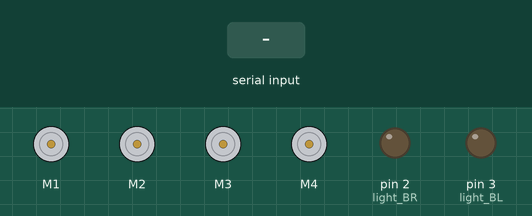
Recording of a sketch running on a simulated Arduino Uno, built with avr-gcc and run on an emulated ATmega328P. On the bench: 4 × DC motor (green arrow = forward, orange = backward, longer = faster), output pins drawn as LEDs (lit = HIGH). Inputs (shaded band) come from the test bench.

Above: at 1.2 s.
1.3 s: "F" received over Serial
At 2.5 s:
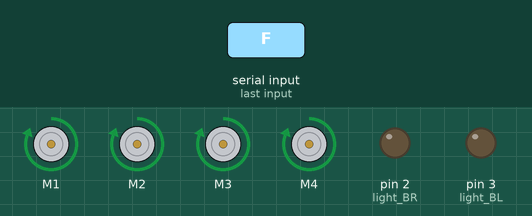
2.8 s: "B" received over Serial
At 3.7 s:
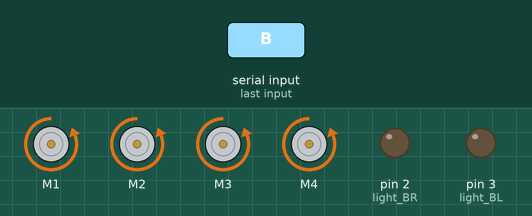
4.3 s: "L" received over Serial
At 4.8 s:
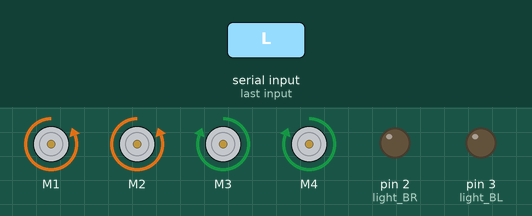
5.8 s: "R" received over Serial
At 7.0 s:
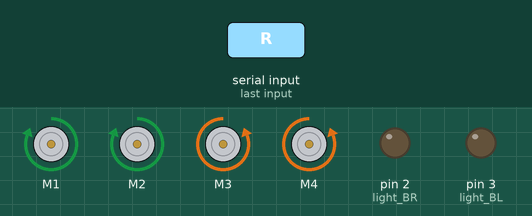
7.3 s: "W" received over Serial
At 8.3 s:
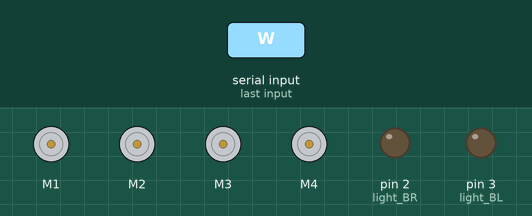
Timing chart, 0 to 9.8 s (numbered marks = the images above; inputs shaded):
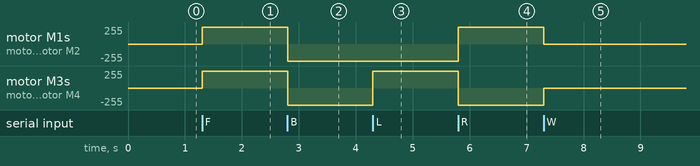

Measured:
- after the input at 1.3 s, motor M1–4: stopped → forward 255/255 at once
- after the input at 2.8 s, motor M1–4: forward 255/255 → backward 255/255 at once
- after the input at 4.3 s, motor M3, motor M4: backward 255/255 → forward 255/255 at once
- after the input at 5.8 s, motor M1, motor M2: backward 255/255 → forward 255/255 at once; motor M3, motor M4: forward 255/255 → backward 255/255 at once
- after the input at 7.3 s, motor M1, motor M2: forward 255/255 → stopped at once; motor M3, motor M4: backward 255/255 → stopped at once

The sketch:

bluetoothcar.ino
```cpp
#include <AFMotor.h>

//initial motors pin
AF_DCMotor motor1(1, MOTOR12_1KHZ);
AF_DCMotor motor2(2, MOTOR12_1KHZ);
AF_DCMotor motor3(3, MOTOR34_1KHZ);
AF_DCMotor motor4(4, MOTOR34_1KHZ);
int light_FR=  0;    //LED Front Right   pin A0 for Arduino Uno
int light_FL=  1;    //LED Front Left    pin A1 for Arduino Uno
int light_BR=  2;    //LED Back Right    pin A2 for Arduino Uno
int light_BL=  3;    //LED Back Left     pin A3 for Arduino Uno
char command;

void setup()
{
  pinMode(light_FR,OUTPUT);
  pinMode(light_FL,OUTPUT);
  pinMode(light_BR,OUTPUT);
  pinMode(light_BL,OUTPUT);
  Serial.begin(9600);  //Set the baud rate to your Bluetooth module.
}

void loop()
{
  if(Serial.available() > 0)
  {
    command = Serial.read();
    Stop(); //initialize with motors stoped
    //Change pin mode only if new command is different from previous.
    //Serial.println(command);

   switch (command)
   {
case 'F':forward();break;
case 'B':back();break;
case 'L':left();break;
case 'R':right();break;
case 'W':lightFront();break;
case 'w':lightFront();break;
case 'U':lightBack() ;break;
case 'u':lightBack();break;


}
  }
}

void lightFront()
{
  if(lightFront== true)
  {
  analogWrite(light_FR, 255);
  analogWrite(light_FL, 255);
  }
  else
  {
  analogWrite(light_FR, 0);
  analogWrite(light_FL, 0);
  }
}
void lightBack()
{
  if(lightBack== true)
  {
  analogWrite(light_FR, 255);
  analogWrite(light_FL, 255);
  }
  else
  {
  analogWrite(light_FR, 0);
  analogWrite(light_FL, 0);
  }
}
void forward()
{
  motor1.setSpeed(255); //Define maximum velocity
  motor1.run(FORWARD); //rotate the motor clockwise
  motor2.setSpeed(255); //Define maximum velocity
  motor2.run(FORWARD); //rotate the motor clockwise
  motor3.setSpeed(255);//Define maximum velocity
  motor3.run(FORWARD); //rotate the motor clockwise
  motor4.setSpeed(255);//Define maximum velocity
  motor4.run(FORWARD); //rotate the motor clockwise

}

void back()
{
  motor1.setSpeed(255); //Define maximum velocity
  motor1.run(BACKWARD); //rotate the motor anti-clockwise
  motor2.setSpeed(255); //Define maximum velocity
  motor2.run(BACKWARD); //rotate the motor anti-clockwise
  motor3.setSpeed(255); //Define maximum velocity
  motor3.run(BACKWARD); //rotate the motor anti-clockwise
  motor4.setSpeed(255); //Define maximum velocity
  motor4.run(BACKWARD); //rotate the motor anti-clockwise
}

void left()
{
  motor1.setSpeed(255); //Define maximum velocity
  motor1.run(BACKWARD); //rotate the motor anti-clockwise
  motor2.setSpeed(255); //Define maximum velocity
  motor2.run(BACKWARD); //rotate the motor anti-clockwise
  motor3.setSpeed(255); //Define maximum velocity
  motor3.run(FORWARD);  //rotate the motor clockwise
  motor4.setSpeed(255); //Define maximum velocity
  motor4.run(FORWARD);  //rotate the motor clockwise
}

void right()
{
  motor1.setSpeed(255); //Define maximum velocity
  motor1.run(FORWARD); //rotate the motor clockwise
  motor2.setSpeed(255); //Define maximum velocity
  motor2.run(FORWARD); //rotate the motor clockwise
  motor3.setSpeed(255); //Define maximum velocity
  motor3.run(BACKWARD); //rotate the motor anti-clockwise
  motor4.setSpeed(255); //Define maximum velocity
  motor4.run(BACKWARD); //rotate the motor anti-clockwise
}

void Stop()
{
  motor1.setSpeed(0); //Define minimum velocity
  motor1.run(RELEASE); //stop the motor when release the button
  motor2.setSpeed(0); //Define minimum velocity
  motor2.run(RELEASE); //rotate the motor clockwise
  motor3.setSpeed(0); //Define minimum velocity
  motor3.run(RELEASE); //stop the motor when release the button
  motor4.setSpeed(0); //Define minimum velocity
  motor4.run(RELEASE); //stop the motor when release the button
}
```
